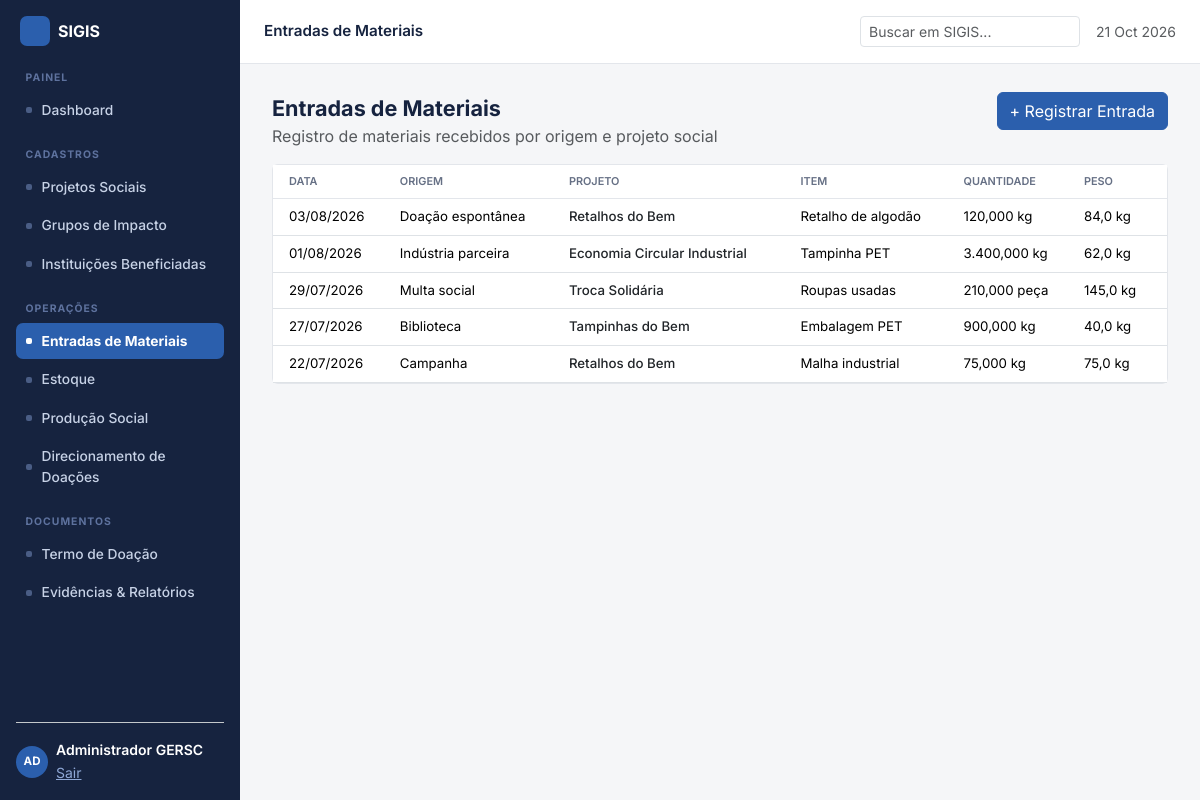
The app's page /entradas.php (signed in), older data.
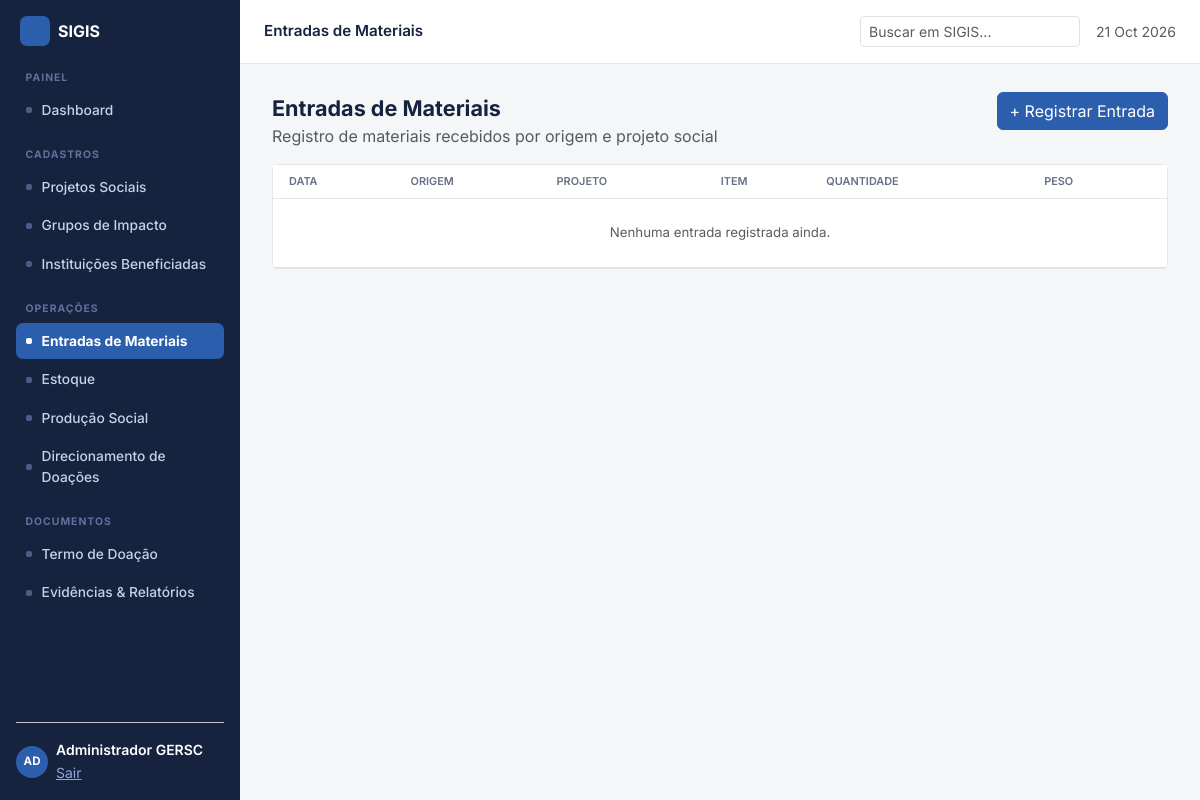
The same page, newer data.
### tables this page shows
CREATE TABLE entradas (
  id INT AUTO_INCREMENT PRIMARY KEY,
  data_entrada DATE NOT NULL,
  origem VARCHAR(150),
  projeto_id INT,
  item_id INT NOT NULL,
  quantidade DECIMAL(12,3) NOT NULL,
  peso DECIMAL(12,3),
  criado_por INT NULL,
  criado_em TIMESTAMP DEFAULT CURRENT_TIMESTAMP,
  FOREIGN KEY (projeto_id) REFERENCES projetos(id),
  FOREIGN KEY (item_id) REFERENCES itens(id),
  FOREIGN KEY (criado_por) REFERENCES usuarios(id)
);

CREATE TABLE projetos (
  id INT AUTO_INCREMENT PRIMARY KEY,
  nome VARCHAR(150) NOT NULL,
  descricao TEXT,
  grupo_id INT NULL,
  status VARCHAR(20) NOT NULL DEFAULT 'Ativo',
  criado_em TIMESTAMP DEFAULT CURRENT_TIMESTAMP,
  FOREIGN KEY (grupo_id) REFERENCES grupos_impacto(id)
);

CREATE TABLE itens (
  id INT AUTO_INCREMENT PRIMARY KEY,
  grupo_id INT NOT NULL,
  projeto_id INT NULL,
  nome VARCHAR(150) NOT NULL,
  unidade VARCHAR(20) NOT NULL,
  peso_unitario DECIMAL(10,3) NOT NULL DEFAULT 0,
  multiplicador DECIMAL(10,3) NOT NULL DEFAULT 0,
  FOREIGN KEY (grupo_id) REFERENCES grupos_impacto(id),
  FOREIGN KEY (projeto_id) REFERENCES projetos(id)
);

### includes/functions.php (called while the page is built, shortened)
<?php
function current_user() {
    return array(
        'id' => isset($_SESSION['user_id']) ? $_SESSION['user_id'] : null,
        'nome' => isset($_SESSION['user_nome']) ? $_SESSION['user_nome'] : '',
        'perfil' => isset($_SESSION['user_perfil']) ? $_SESSION['user_perfil'] : '',
    );
}
function fmt_num($n, $decimals = 0) {
    return number_format((float)$n, $decimals, ',', '.');
}
function e($s) {
    return htmlspecialchars((string)$s, ENT_QUOTES, 'UTF-8');
}
function active_screen() {
    $file = basename($_SERVER['PHP_SELF'], '.php');
    return $file;
}

### entradas.php (the view, shortened to what this page needs)
<?php
require_once __DIR__ . '/includes/bootstrap.php';
$sql = "SELECT e.*, p.nome as projeto_nome, i.nome as item_nome, i.unidade
        FROM entradas e
        LEFT JOIN projetos p ON p.id = e.projeto_id
        JOIN itens i ON i.id = e.item_id
        ORDER BY e.data_entrada DESC, e.id DESC";
$entradas = $pdo->query($sql)->fetchAll();
require __DIR__ . '/includes/layout_top.php';
?>
<div class="d-flex justify-content-between align-items-start mb-3">
  <div>
    <div class="fw-bold" style="font-size:1.35rem">Entradas de Materiais</div>
    <div class="text-muted">Registro de materiais recebidos por origem e projeto social</div>
  </div>
  <button class="btn btn-sigis" data-bs-toggle="modal" data-bs-target="#modalEntrada">+ Registrar Entrada</button>
</div>
<div class="card">
  <div class="table-responsive">
    <table class="table table-sigis mb-0">
      <thead><tr><th class="ps-3">Data</th><th>Origem</th><th>Projeto</th><th>Item</th><th>Quantidade</th><th class="pe-3">Peso</th></tr></thead>
      <tbody>
        <?php foreach ($entradas as $e) { ?>
          <tr>
            <td class="ps-3"><?php echo e(date('d/m/Y', strtotime($e['data_entrada']))); ?></td>
            <td><?php echo e($e['origem']); ?></td>
            <td class="fw-medium text-dark"><?php echo e($e['projeto_nome'] ?: '—'); ?></td>
            <td><?php echo e($e['item_nome']); ?></td>
            <td><?php echo fmt_num($e['quantidade'], 3) . ' ' . e($e['unidade']); ?></td>
            <td class="pe-3"><?php echo $e['peso'] !== null ? fmt_num($e['peso'], 1) . ' kg' : '—'; ?></td>
          </tr>
        <?php } ?>
        <?php if (!count($entradas)) { ?>
          <tr><td colspan="6" class="text-center text-muted py-4">Nenhuma entrada registrada ainda.</td></tr>
        <?php } ?>
      </tbody>
    </table>
  </div>
</div>
<?php require __DIR__ . '/includes/layout_bottom.php'; ?>

### includes/layout_top.php (shortened to what this page needs)
<?php
$u = current_user();
$active = active_screen();
$screenTitles = array(
    'dashboard' => 'Dashboard administrativo',
    'projetos' => 'Projetos Sociais',
    'grupos' => 'Grupos de Impacto & Itens',
    'instituicoes' => 'Instituições Beneficiadas',
    'entradas' => 'Entradas de Materiais',
    'estoque' => 'Estoque de Itens',
    'producao' => 'Produção Social',
    'doacoes' => 'Direcionamento de Doações',
    'termo' => 'Termo de Doação',
    'evidencias' => 'Evidências & Relatórios',
);
if (empty($pageTitle)) {
    $pageTitle = isset($screenTitles[$active]) ? $screenTitles[$active] : 'SIGIS';
}
$navConfig = array(
    array('label' => 'Painel', 'items' => array(
        array('id' => 'dashboard', 'label' => 'Dashboard'),
    )),
    array('label' => 'Cadastros', 'items' => array(
        array('id' => 'projetos', 'label' => 'Projetos Sociais'),
        array('id' => 'grupos', 'label' => 'Grupos de Impacto'),
        array('id' => 'instituicoes', 'label' => 'Instituições Beneficiadas'),
    )),
    array('label' => 'Operações', 'items' => array(
        array('id' => 'entradas', 'label' => 'Entradas de Materiais'),
        array('id' => 'estoque', 'label' => 'Estoque'),
        array('id' => 'producao', 'label' => 'Produção Social'),
        array('id' => 'doacoes', 'label' => 'Direcionamento de Doações'),
    )),
    array('label' => 'Documentos', 'items' => array(
        array('id' => 'termo', 'label' => 'Termo de Doação'),
        array('id' => 'evidencias', 'label' => 'Evidências & Relatórios'),
    )),
);
?>
<!DOCTYPE html>
<html lang="pt-BR">
<head>
<link href="https://cdn.jsdelivr.net/npm/bootstrap@5.3.3/dist/css/bootstrap.min.css" rel="stylesheet">
<link href="https://cdn.jsdelivr.net/npm/bootstrap-icons@1.11.3/font/bootstrap-icons.min.css" rel="stylesheet">
<link href="assets/css/style.css" rel="stylesheet">
</head>
<body>
<div class="d-flex">
  <nav class="sigis-sidebar flex-column p-3 d-flex">
    <div class="d-flex align-items-center gap-2 mb-4 px-1">
      <div class="brand-mark sm"></div>
      <div class="text-white fw-bold fs-6">SIGIS</div>
    </div>
    <?php foreach ($navConfig as $group) { ?>
      <div class="nav-group-label"><?php echo e($group['label']); ?></div>
      <div class="mb-3">
        <?php foreach ($group['items'] as $item) { ?>
          <a class="nav-link <?php echo $active === $item['id'] ? 'active' : ''; ?>" href="<?php echo e($item['id']); ?>.php">
            <span class="dot"></span><?php echo e($item['label']); ?>
          </a>
        <?php } ?>
      </div>
    <?php } ?>
    <div class="mt-auto pt-3 border-top border-secondary-subtle d-flex align-items-center gap-2">
      <div class="sigis-avatar">AD</div>
      <div style="min-width:0">
        <div class="text-white small fw-semibold text-truncate"><?php echo e($u['nome']); ?></div>
        <a href="logout.php" class="small" style="color:#8FA8D6">Sair</a>
      </div>
    </div>
  </nav>
  <div class="flex-fill d-flex flex-column" style="min-width:0">
    <div class="sigis-topbar d-flex align-items-center justify-content-between px-4">
      <div class="fw-semibold" style="font-size:.95rem"><?php echo e($pageTitle); ?></div>
      <div class="d-flex align-items-center gap-3">
        <form class="d-none d-md-block" action="#" onsubmit="return false">
          <input type="text" class="form-control form-control-sm" placeholder="Buscar em SIGIS..." style="width:220px">
        </form>
        <div class="text-muted small"><?php echo date('d M Y'); ?></div>
      </div>
    </div>
    <div class="sigis-content flex-fill">

### includes/layout_bottom.php (shortened to what this page needs)
    </div>
  </div>
</div>
</body>
</html>

### assets/css/style.css (style rules this page uses)
:root { --navy:#16233F; --blue:#2B5FAD; --blue-dark:#1E4685; --blue-mid:#5B85C4; --blue-light:#8FA8D6; --blue-pale:#C7D4EA; --bg:#F5F6F8; --border:#E3E6EB; --border-light:#F0F1F4; --muted:#667085; --muted2:#98A2B3; --green:#2E8B57; --green-bg:#E8F5EC; --orange:#C1662F; --orange-bg:#FBEDE3; --red:#9B2C2C; --red-bg:#F3E7E7; --accent-bg:#EAF1FB; --accent-text:#1E4685; }
body { background:var(--bg);font-family:'Inter',system-ui,-apple-system,sans-serif;color:var(--navy) }
a { color:var(--blue) }
.btn-sigis { background:var(--blue);border-color:var(--blue);color:#fff }
.brand-mark { width:36px;height:36px;background:var(--blue);border-radius:8px }
.brand-mark.sm { width:30px;height:30px;border-radius:7px }
.sigis-sidebar { width:240px;background:var(--navy);min-height:100vh }
.sigis-sidebar .nav-link { color:#C7D2E6;font-size:.86rem;font-weight:500;border-radius:7px;padding:.5rem .6rem;margin-bottom:2px;display:flex;align-items:center;gap:10px }
.sigis-sidebar .nav-link.active { background:var(--blue);color:#fff;font-weight:700 }
.sigis-sidebar .nav-link .dot { width:6px;height:6px;border-radius:2px;background:#4A5D85;flex:none }
.sigis-sidebar .nav-link.active .dot { background:#fff }
.sigis-sidebar .nav-group-label { font-size:.65rem;font-weight:700;letter-spacing:1px;color:#5E729E;text-transform:uppercase;padding:0 .6rem .4rem }
.sigis-avatar { width:32px;height:32px;border-radius:50%;background:var(--blue);color:#fff;display:flex;align-items:center;justify-content:center;font-size:.72rem;font-weight:700 }
.sigis-topbar { height:64px;background:#fff;border-bottom:1px solid var(--border) }
.sigis-content { padding:28px 32px }
.card { border-color:var(--border) }
.table-sigis thead th { font-size:.68rem;text-transform:uppercase;color:var(--muted);font-weight:600;border-bottom:1px solid var(--border) }
.table-sigis td { font-size:.83rem;vertical-align:middle }

Row changes from the older to the newer data that the page shows:
removed entradas: data_entrada "03/08/2026", origem "Doação espontânea", projeto.nome "Retalhos do Bem", item.nome "Retalho de algodão", quantidade "120,000", item.unidade "kg", peso "84,0"
removed entradas: data_entrada "01/08/2026", origem "Indústria parceira", projeto.nome "Economia Circular Industrial", item.nome "Tampinha PET", quantidade "3.400,000", item.unidade "kg", peso "62,0"
removed entradas: data_entrada "29/07/2026", origem "Multa social", projeto.nome "Troca Solidária", item.nome "Roupas usadas", quantidade "210,000", item.unidade "peça", peso "145,0"
removed entradas: data_entrada "27/07/2026", origem "Biblioteca", projeto.nome "Tampinhas do Bem", item.nome "Embalagem PET", quantidade "900,000", item.unidade "kg", peso "40,0"
removed entradas: data_entrada "22/07/2026", origem "Campanha", projeto.nome "Retalhos do Bem", item.nome "Malha industrial", quantidade "75,000", item.unidade "kg", peso "75,0"
Text that changed along with them:
text now shown: "Nenhuma entrada registrada ainda."
